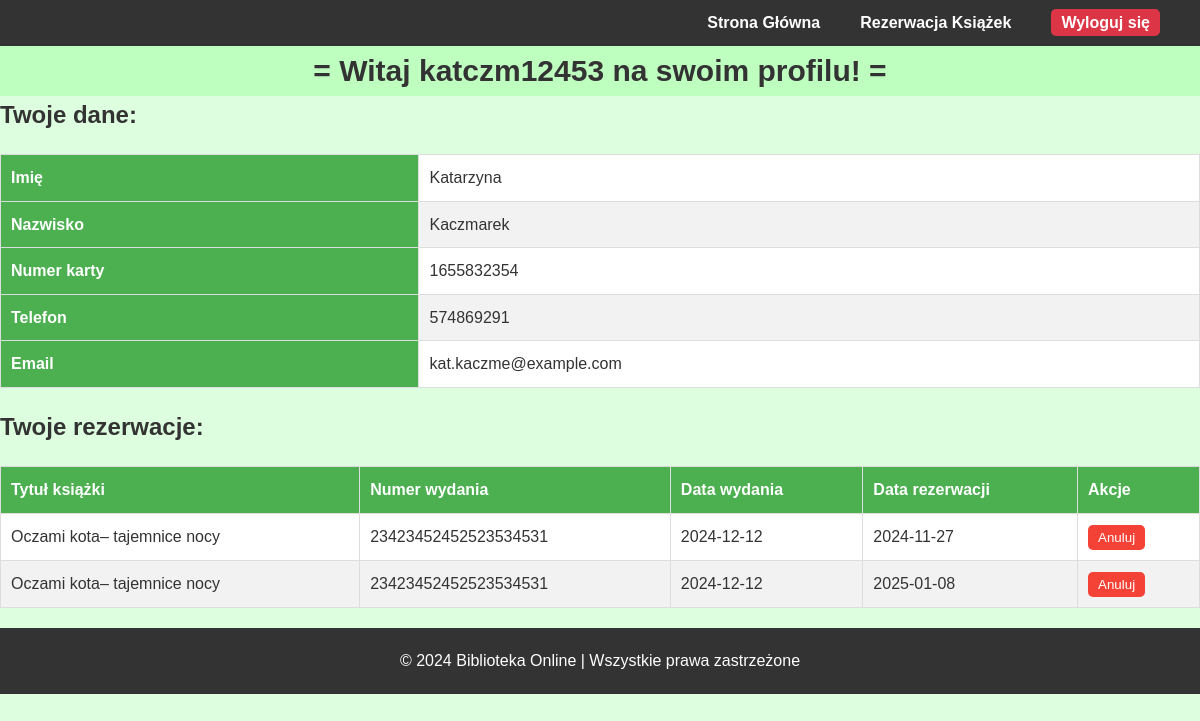
Page /php/user.php (signed in) on the committed database.
### tables this page shows
CREATE TABLE `czytelnik` (
  `ID` int(11) NOT NULL,
  `imie` varchar(50) NOT NULL,
  `nazwisko` varchar(50) NOT NULL,
  `nr_karty` varchar(20) NOT NULL,
  `telefon` varchar(9) DEFAULT NULL,
  `email` varchar(100) NOT NULL,
  `login` varchar(50) NOT NULL,
  `haslo` varchar(255) NOT NULL
);

CREATE TABLE `rezerwacja` (
  `ID` int(11) NOT NULL,
  `ID_wydania` int(11) NOT NULL,
  `ID_czytelnika` int(11) NOT NULL,
  `data_rezerwacji` date NOT NULL,
  `czy_wydana` tinyint(1) NOT NULL DEFAULT 0
);

CREATE TABLE `ksiazka` (
  `ID` int(11) NOT NULL,
  `tytul` varchar(50) NOT NULL,
  `zdjecie` varchar(255) DEFAULT ''
);

CREATE TABLE `wydanie` (
  `ID` int(11) NOT NULL,
  `ID_ksiazki` int(11) NOT NULL,
  `ID_wydawnictwa` int(11) NOT NULL,
  `ISBN` varchar(13) NOT NULL,
  `data_wydania` date NOT NULL,
  `numer_wydania` varchar(20) NOT NULL,
  `jezyk` varchar(50) NOT NULL,
  `ilosc_stron` varchar(4) NOT NULL,
  `pdf` text DEFAULT NULL
);

### php/user.php (the view, shortened to what this page needs)
<?php
$conn = new mysqli("localhost", "root", "", "biblioteka");
$userID = $_SESSION['user_id'];
$sqlUser = "SELECT imie, nazwisko, nr_karty, telefon, email FROM czytelnik WHERE ID = ?";
$stmt = $conn->prepare($sqlUser);
$stmt->bind_param("i", $userID);
$stmt->execute();
$userData = $stmt->get_result()->fetch_assoc();
$sqlReservations = "
    SELECT
        rezerwacja.id AS reservation_id,
        ksiazka.tytul,
        wydanie.numer_wydania,
        wydanie.data_wydania,
        rezerwacja.data_rezerwacji
    FROM rezerwacja
    JOIN wydanie ON rezerwacja.ID_wydania = wydanie.id
    JOIN ksiazka ON wydanie.ID_ksiazki = ksiazka.id
    WHERE rezerwacja.ID_czytelnika = ?
";
$stmt = $conn->prepare($sqlReservations);
$stmt->bind_param("i", $userID);
$stmt->execute();
$reservations = $stmt->get_result()->fetch_all(MYSQLI_ASSOC);
?>
<!DOCTYPE html>
<html>
<head>
    <link rel="stylesheet" href="/Biblioteka/css/style.css">
    <link rel="stylesheet" href="/Biblioteka/css/user.css">
</head>
<body>
<header>
    <nav>
        <ul>
            <li><a href="../index.php">Strona Główna</a></li>
            <li><a href="../php/reservation.php">Rezerwacja Książek</a></li>
            <li><a href="../php/logout.php" id="logoutBtn">Wyloguj się</a></li>
        </ul>
    </nav>
</header>
<section id="title">
<h1>= Witaj <?php echo htmlspecialchars($_SESSION['login']); ?> na swoim profilu! =</h1>
</section>
<h2>Twoje dane:</h2>
<table border=1>
    <tr>
        <th>Imię</th>
        <td><?php echo htmlspecialchars($userData['imie']); ?></td>
    </tr>
    <tr>
        <th>Nazwisko</th>
        <td><?php echo htmlspecialchars($userData['nazwisko']); ?></td>
    </tr>
    <tr>
        <th>Numer karty</th>
        <td><?php echo htmlspecialchars($userData['nr_karty']); ?></td>
    </tr>
    <tr>
        <th>Telefon</th>
        <td><?php echo htmlspecialchars($userData['telefon']); ?></td>
    </tr>
    <tr>
        <th>Email</th>
        <td><?php echo htmlspecialchars($userData['email']); ?></td>
    </tr>
</table>
<h2>Twoje rezerwacje:</h2>
<?php if (count($reservations) > 0): ?>
    <table id="epicwin" border="1">
        <thead>
            <tr>
                <th>Tytuł książki</th>
                <th>Numer wydania</th>
                <th>Data wydania</th>
                <th>Data rezerwacji</th>
                <th>Akcje</th>
            </tr>
        </thead>
        <tbody>
            <?php foreach ($reservations as $reservation): ?>
                <tr>
                    <td><?php echo htmlspecialchars($reservation['tytul']); ?></td>
                    <td><?php echo htmlspecialchars($reservation['numer_wydania']); ?></td>
                    <td><?php echo htmlspecialchars($reservation['data_wydania']); ?></td>
                    <td><?php echo htmlspecialchars($reservation['data_rezerwacji']); ?></td>
                    <td>
                        <button onclick="cancelReservation(<?php echo $reservation['reservation_id']; ?>)">Anuluj</button>
                    </td>
                </tr>
            <?php endforeach; ?>
        </tbody>
    </table>
<?php else: ?>
    <p>Brak rezerwacji.</p>
<?php endif; ?>
<footer>
    <p>&copy; 2024 Biblioteka Online | Wszystkie prawa zastrzeżone</p>
</footer>
</body>
</html>

### css/style.css (style rules this page uses)
* { margin: 0; padding: 0; box-sizing: border-box; }
body { font-family: Arial, sans-serif; line-height: 1.6; background-color: #f4f4f4; color: #333; }
header { background-color: #333; color: #fff; padding: 10px 20px; }
header nav ul { color: #fff; list-style-type: none; margin: 0; padding: 0; display: flex; justify-content: flex-end; }
header nav ul li { display: inline; margin: 0 20px; }
header nav ul li a { text-decoration: none; color: #fff; font-weight: bold; font-family: Arial, sans-serif; }
#logoutBtn { background-color: #dc3545; color: white; padding: 5px 10px; text-decoration: none; font-weight: bold; border-radius: 5px; }
footer { text-align: center; padding: 20px 0; background-color: #333; color: white; position: relative; bottom: 0; width: 100%; }

### css/user.css (style rules this page uses)
body { background-color: #deffdf; }
#title { background-color: #beffc0; font-size: 20px; display: flex; justify-content: center; align-items: center; height: 50px; text-align: center; }
table { width: 100%; border-collapse: collapse; margin: 20px 0; font-size: 16px; text-align: left; }
table th { background-color: #4CAF50; color: white; padding: 10px; border: 1px solid #ddd; }
table td { padding: 10px; border: 1px solid #ddd; }
table tr:nth-child(even) { background-color: #f2f2f2; }
table tr:nth-child(odd) { background-color: #ffffff; }
table td button { padding: 5px 10px; background-color: #f44336; color: white; border: none; border-radius: 5px; cursor: pointer; }

### rows in the picture
czytelnik: imie "Katarzyna", nazwisko "Kaczmarek", nr_karty "1655832354", telefon "574869291", email "kat.kaczme@example.com"
rezerwacja: ksiazka.tytul "Oczami kota– tajemnice nocy", ID_wydania.numer_wydania "23423452452523534531", ID_wydania.data_wydania "2024-12-12", data_rezerwacji "2024-11-27"
rezerwacja: ksiazka.tytul "Oczami kota– tajemnice nocy", ID_wydania.numer_wydania "23423452452523534531", ID_wydania.data_wydania "2024-12-12", data_rezerwacji "2025-01-08"

### other values in the picture
$_SESSION['login'] "katczm12453"
